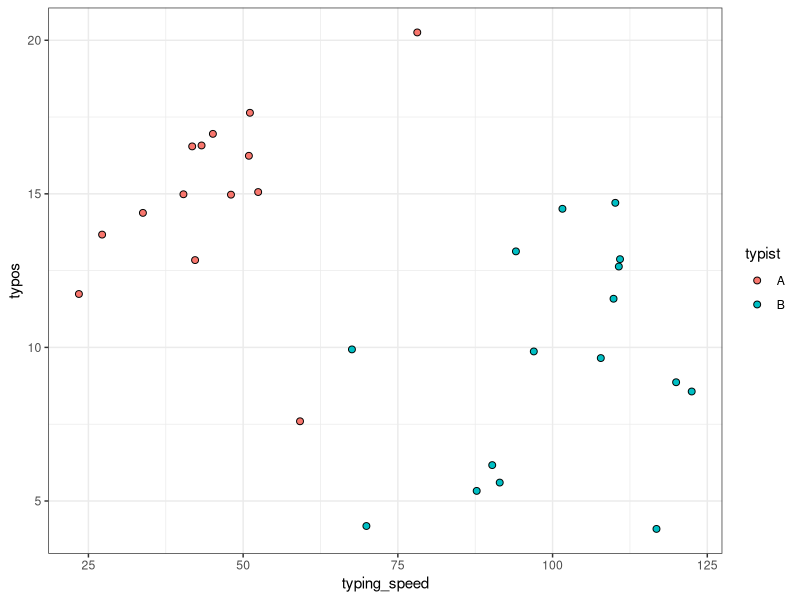
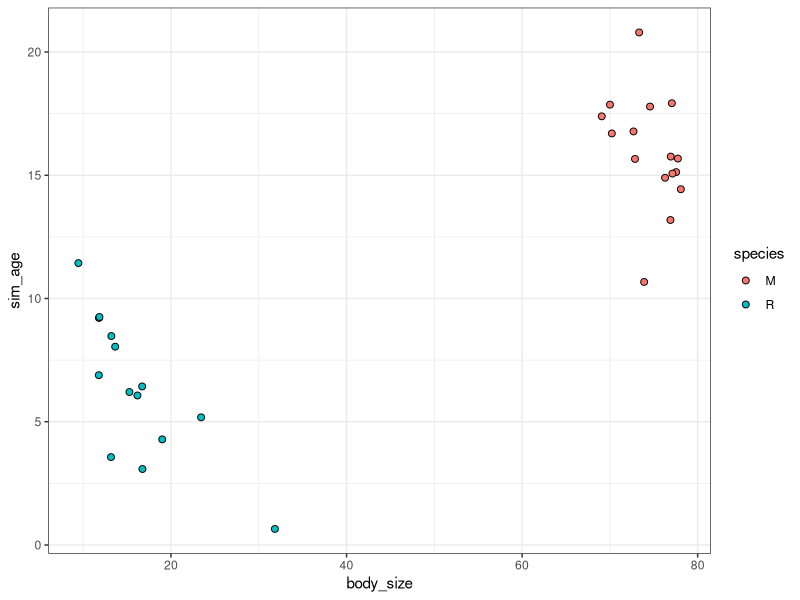

Generate these figures, in order, with R:
## ---- chunk 1
library(tidyverse)
set.seed(222)
theme_set(theme_bw())
## ---- chunk 2
beta_0 <- 10 # Intercept
beta_1 <- 0.1 # Additional typo per increase in typing speed (slope)
beta_2 <- -10 # Difference between typist B and the reference level (A)
sigma <- 3 # Standard deviation of residuals 
## ---- chunk 3
# Sample size
N <- 30
# Typist identities
typist <- sample(c("A", "B"), N, replace = TRUE)
# Dummy variable for typist B
typistB<- ifelse(typist == "B", 1, 0)

# THIS IS THE KEY PART
typing_speed <- rnorm(N, mean = ifelse(typist == "B", 100, 45), sd = 15)

# There has to be a relationship between the predictors - we create that relationship with the above line. This line says that typing speed is random but the mean expected value of the continuous variable changes with the categorical variable (eg the mean is different for typist A and typist B). This is the biggest difference between lab 4 and 3 from a coding perspective 

## ---- chunk 4
expected_typos <- beta_0 + beta_1 * typing_speed + beta_2 * typistB
## ---- chunk 5
typos <- rnorm(
    n = N, 
    mean = expected_typos, 
    sd = sigma
)
## ---- chunk 6
simulated_typing <- tibble(typing_speed, typos, typist)

ggplot(simulated_typing, aes(typing_speed, typos, fill = typist)) +
    geom_point(size = 2, shape = 21) 
## ---- chunk 7
one_predictor_lm <- lm(typos ~ typing_speed, simulated_typing)
summary(one_predictor_lm)
## ---- chunk 8
two_predictor_lm <- lm(typos ~ typing_speed + typist, simulated_typing)
summary(two_predictor_lm)
## ---- chunk 9
beta_0 <- 30 # Intercept
beta_1 <- -0.2 # Coefficient for the first (continuous) predictor (slope)
beta_2 <- -20 # Coefficient for the second (categorical) predictor
sigma <- 2 # Standard deviation of the residuals
## ---- chunk 10
# Sample size
N <- 30
# Edit the following code to simulate your _categorical_ predictor variable.
species <- sample(c("M", "R"), N, replace = TRUE)

# Dummy variable for raccoon 
isspeciesR <- ifelse(species == "R", 1, 0)

# Edit the following code to simulate your _continuous_ predictor variable. Make sure it depends on your second predictor!
body_size <- rnorm(
  n = N,
  mean = ifelse(species == "R", 15, 75), sd = 5
)
## ---- chunk 11
# Edit the following code to calculate the _expected_ value of the response
expected_age <- beta_0 + beta_1 * body_size + beta_2 * isspeciesR
## ---- chunk 12
# Edit the following code to simulate your _response_ variable
sim_age <- rnorm(
    n = N,
    mean = expected_age,
    sd = sigma
)
## ---- chunk 13
# First, put the predictors and response in a data frame all together
simulated_values <- tibble(body_size, sim_age, species)

# Then, use ggplot to make a scatter plot. Think carefully about which aesthetics to use.

ggplot(simulated_values, aes(body_size, sim_age, fill = species)) + 
    geom_point(size = 2, shape = 21)
## ---- chunk 14
one_predictor_lm <- lm(sim_age ~ body_size, simulated_values)
summary(one_predictor_lm)
## ---- chunk 15
two_predictor_lm <- lm(sim_age ~ body_size + species, simulated_values)
summary(two_predictor_lm)
